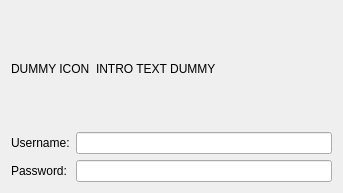
<?xml version="1.0" encoding="UTF-8"?>
<ui version="4.0">
 <class>passwordWidget</class>
 <widget class="QWidget" name="passwordWidget">
  <property name="geometry">
   <rect>
    <x>0</x>
    <y>0</y>
    <width>343</width>
    <height>193</height>
   </rect>
  </property>
  <property name="windowTitle">
   <string>Form</string>
  </property>
  <layout class="QGridLayout" name="gridLayout">
   <item row="0" column="0" colspan="2">
    <layout class="QHBoxLayout">
     <item>
      <widget class="QLabel" name="iconLabel">
       <property name="text">
        <string>DUMMY ICON</string>
       </property>
      </widget>
     </item>
     <item>
      <widget class="QLabel" name="introLabel">
       <property name="sizePolicy">
        <sizepolicy hsizetype="MinimumExpanding" vsizetype="MinimumExpanding">
         <horstretch>0</horstretch>
         <verstretch>0</verstretch>
        </sizepolicy>
       </property>
       <property name="text">
        <string>INTRO TEXT DUMMY</string>
       </property>
      </widget>
     </item>
    </layout>
   </item>
   <item row="1" column="0">
    <widget class="QLabel" name="label">
     <property name="text">
      <string>Username:</string>
     </property>
    </widget>
   </item>
   <item row="1" column="1">
    <widget class="QLineEdit" name="userNameLineEdit"/>
   </item>
   <item row="2" column="0">
    <widget class="QLabel" name="lblPassword">
     <property name="text">
      <string>Password:</string>
     </property>
    </widget>
   </item>
   <item row="2" column="1">
    <widget class="QLineEdit" name="passwordLineEdit">
     <property name="echoMode">
      <enum>QLineEdit::Password</enum>
     </property>
    </widget>
   </item>
  </layout>
 </widget>
 <resources/>
 <connections/>
</ui>
